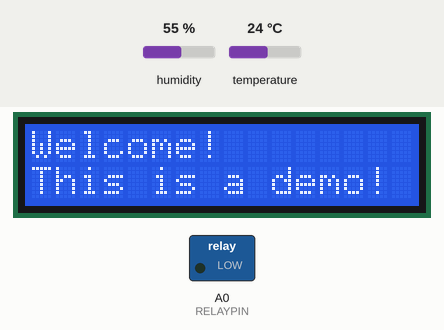
The sketch below on a simulated Arduino Uno, built with avr-gcc and run on an emulated ATmega328P. Shown: 16×2 character LCD, switched loads named in the sketch (green lamp = pin HIGH). The inputs (shaded band) are chosen by the test bench; at power-on: humidity 55 %, temperature 24 °C.

Above: at 1.3 s.
1.4 s: humidity set to 22 %
At 10.2 s:
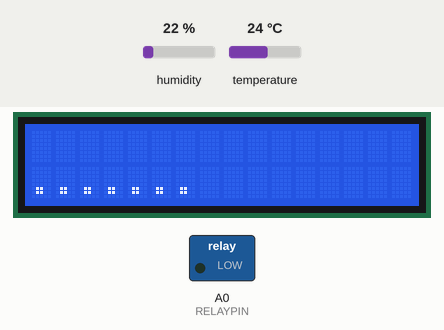
29.2 s: temperature set to 12 °C
At 37.8 s:
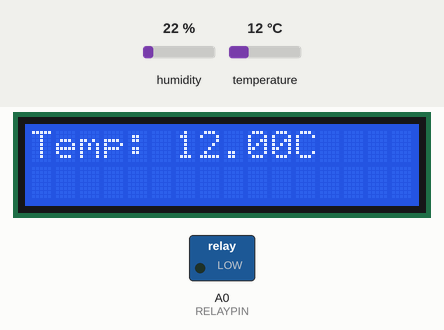
43.1 s: humidity set to 40 %
At 49.9 s:
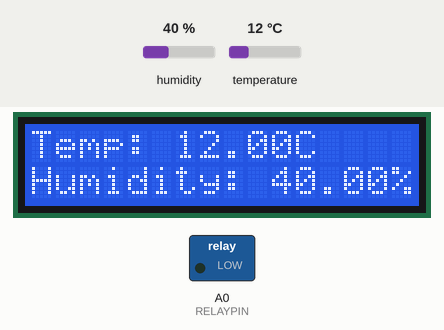
57.0 s: temperature set to 19 °C
At 62.5 s:
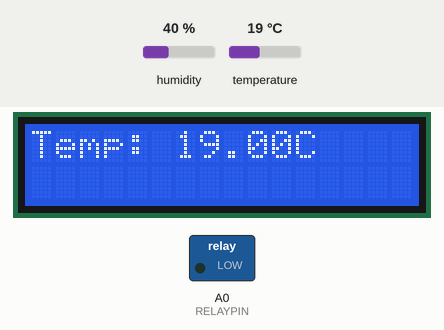
Timing chart, 0 to 90.0 s (numbered marks = the images above; inputs shaded):
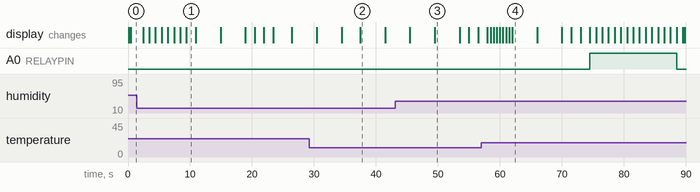

Measured:
- after the input at 1.4 s, A0 (RELAYPIN): stays LOW (without the input it goes to HIGH after 23.5 s)
- what the display in image 1 shows lasts 1.5 s, from 9.4 s to 10.9 s
- what the display in image 2 shows lasts 4.0 s, from 37.5 s to 41.5 s

The sketch:

FanProject.ino
```cpp
/*Temperature Humidity Fan Sketch - Tyler Sexton, Nicholas Shutt*/
//version 0.3//
#include <DHT.h>                  // Adafruit library
#include <LiquidCrystal.h>
////////////////////////////////////////////////////////////////////////////////////////////
#define DHTPIN A1                 // DHT22 sensor pin
#define DHTTYPE DHT22             // DHT22 sensor type
#define RELAYPIN A0               // Relay Module pin

/////////Liquid Crystal/////////////////////////////////////////////////////////////////////
const int rs = 2,
          en = 3,
          d4 = 6,
          d5 = 7,
          d6 = 8,
          d7 = 9;
////////////////////////////////////////////////////////////////////////////////////////////
DHT dht(DHTPIN, DHTTYPE);
LiquidCrystal lcd(rs, en, d4, d5, d6, d7);
////////////////////Functions///////////////////////////////////////////////////////////////
void SetLCD(){
  lcd.clear();
  lcd.setCursor(0, 0);
}
void PrintResult(float temperature, float humidity){
  SetLCD();
  lcd.print("Temp: ");
  lcd.print(temperature);
  lcd.print("C");
  delay(4000);
  lcd.setCursor(0,1);
  lcd.print("Humidity: ");
  lcd.print(humidity);
  lcd.print("%");
  delay(4000);
}
void FanRamp(float a){
      float b = 0;
      a = 30*a + 128;
      for(b;b<255;b+=(a/255)){
        analogWrite(RELAYPIN,b);
        delay(100);

        SetLCD();
        lcd.print(b);
      }
}
// void Debug(String temperature, String humidity) {
//   Serial.print("Temperature: ");
//   Serial.print(temperature);
//   Serial.println("°C");

//   Serial.print("Humidity: ");
//   Serial.print(humidity);
//   Serial.println("%");
// }
void Validity(int temperature, int humidity) {
  if (isnan(humidity) || isnan(temperature)) {       // Validity check
    //Serial.println("Error: Invalid reading from DHT22 sensor!");
    SetLCD();
    lcd.print("DHT22 Error!");
    delay(5000);
    SetLCD();
    lcd.print("Returning 2 loop");
    return;
  }
}
// Fan on for 21 sec each
void Mode1(float temperature, float humidity){
// Demo
  delay(1500);
  humidity = dht.readHumidity();
  temperature = dht.readTemperature();
  PrintResult(temperature, humidity);
  SetLCD();
  lcd.print("Mode 1");
  int i = 0;
  int f = 0;
  for(i; i < 3; i++) {
    lcd.blink();
    lcd.print(". ");
    delay(1500);
  }
  lcd.noBlink();
  if (humidity >= 40) {                // Fan on if humidity is above 40%
    SetLCD();
    lcd.print("Humi. > 40 . . .");
    delay(1500);
    analogWrite(RELAYPIN, 255);
    SetLCD();
    for(i=0; i < 13; i++) {
    lcd.setCursor(i,0);
    lcd.print(".");
    delay(1000);
    }
    humidity = dht.readHumidity();
    temperature = dht.readTemperature();
    PrintResult(temperature, humidity);
    SetLCD();
    analogWrite(RELAYPIN, 0);
    lcd.print("Fan Off");
    delay(3000);

  } else {
    SetLCD();
    lcd.print("Nominal Humidity!");
    delay(1000);
    lcd.println("     Readings:");
    delay(2000);
    PrintResult(temperature, humidity);
  }

//-  Alt. Temperature In-line Code -
  if (temperature > 25) {                // Fan on if humidity is above 40%
    SetLCD();
    lcd.print("Temp. > 25 . . .");
    delay(1500);
    analogWrite(RELAYPIN, 255);
    SetLCD();
    for(i=0; i < 13; i++) {
    lcd.setCursor(i,0);
    lcd.print(".");
    delay(1000);
    }
    humidity = dht.readHumidity();
    temperature = dht.readTemperature();
    PrintResult(temperature, humidity);
    SetLCD();
    analogWrite(RELAYPIN, 0);
    lcd.print("Fan Off");
    delay(3000);
  }
   else {
    SetLCD();
    lcd.print("Nominal Temp!");
    delay(1000);
    lcd.println("     Readings:");
    delay(2000);
    humidity = dht.readHumidity();
    temperature = dht.readTemperature();
    PrintResult(temperature, humidity);
  }
}
void Mode2(float temperature, float humidity){
// Fan Calibration
  humidity = dht.readHumidity();
  temperature = dht.readTemperature();
  PrintResult(temperature, humidity);
  SetLCD();
  lcd.print("Mode 2");
  int i = 0;
  int f = 0;
  for(i; i < 3; i++) {
    lcd.blink();
    lcd.print(". ");
    delay(1500);
  }
  lcd.noBlink();

  float stemp = 25, shumi = 40;
  float a, b;
  int step;

  if(stemp < temperature || shumi < humidity) {
    SetLCD();
    String S = "Not Nominal!";
    lcd.blink();
    for(int i = 0; i < S.length(); i++){
      lcd.print(S.charAt(i));
      delay(500);
    }
    lcd.noBlink();
    if(stemp < temperature) {
      a = temperature - stemp;
      humidity = dht.readHumidity();
      temperature = dht.readTemperature();
      PrintResult(temperature, humidity);
      SetLCD();
      lcd.print("Temp Diff: " + (String)a);
      delay(3000);
      FanRamp(a);
      delay(3000);
      analogWrite(RELAYPIN, 0);
      SetLCD();
      humidity = dht.readHumidity();
      temperature = dht.readTemperature();
      PrintResult(temperature, humidity);
      b = temperature - stemp;
      SetLCD();
      lcd.print("Temp Diff: " + (String)b);
      delay(3000);
      step = int(a) - int(b);
      SetLCD();
      lcd.print("T is "+ (String)step + " lower!");
      delay(5000);
    }
    if(shumi<humidity){
      SetLCD();
      lcd.print("Humi. Func N/A!");
      delay(3000);
    }
  }
  else{
    SetLCD();
    String S = "Nominal!";
    lcd.blink();
    for(int i = 0; i < S.length(); i++){
      lcd.print(S.charAt(i));
      delay(500);
    }
    lcd.noBlink();
  }

}
void Mode3(float temperature, float humidity){
// Fan Countdown
  humidity = dht.readHumidity();
  temperature = dht.readTemperature();
  PrintResult(temperature, humidity);
  SetLCD();
  lcd.print("Mode 3");
  int i = 0;
  int f = 0;
  for(i; i < 3; i++) {
    lcd.blink();
    lcd.print(". ");
    delay(1500);
  }
  lcd.noBlink();
  SetLCD();
  lcd.print("Fan On!");
  analogWrite(RELAYPIN, 255);
  for(int i=0; i < 7; i++) {
    lcd.setCursor(i,1);
    lcd.print(".");
    delay(1000);
    }
  for(int i = 6; i>=0;i--){
    lcd.setCursor(i,1);
    lcd.print(" ");
    delay(1000);
  }
  SetLCD();
  lcd.print("Fan Off!");
  analogWrite(RELAYPIN, 0);
  SetLCD();
}
////////////////////////////////////////////////////////////////////////////////////////////
void setup() {
  pinMode(RELAYPIN, OUTPUT);
  analogWrite(RELAYPIN, 0);    // Relay off
  Serial.begin(9600);
  delay(50);
  dht.begin();
  lcd.begin(16,2);
}
////////////////////////////////////////////////////////////////////////////////////////////
void loop() {
  SetLCD();
  lcd.print("Welcome!");
  delay(300);
  lcd.setCursor(0,1);
  lcd.print("This is a demo!");
  delay(2000);
  SetLCD();
  lcd.blink();
  for(int i=0; i < 7; i++) {
    lcd.setCursor(i,1);
    lcd.print(".");
    delay(1000);
    }
  lcd.noBlink();
  float humidity = dht.readHumidity();               // Humidity value from sensor
  float temperature = dht.readTemperature();         // Temperature value from sensor
////////////////////////////////////////////////////////////////////////////////////////////
Validity(temperature, humidity);
////////////////////////////////////////////////////////////////////////////////////////////
Mode1(temperature, humidity);
Mode2(temperature, humidity);
Mode3(temperature, humidity);
////////////////////////////////////////////////////////////////////////////////////////////
  delay(1000);  // Second delay before next sensor read
}
////////////////////////////////////////////////////////////////////////////////////////////
/*To-Do / Improvements(?) Excluding Testing...
1) Implement calls to functions over inline code (Unsure if arduino boards can utilize function calls).
2) Implement a sort of flagging system to call for events in code (e.g. 30 seconds after passing flagged temperature value lower/raise flag speed gradually)
    Measures temperature change and sees if benificial enough after x cycles to continue
3) LCD displays active mode and readings
      4) Not inline but not interrupt
//NOTES:
Circuit is not 100% complete. The relay needs to be connected to a separate power source or something needs to be done to guarantee the internal switch acts as desired.
If a second power source is required; I have 2 other boards I can bring over in our next lab.
Best, T.S
*/
```
